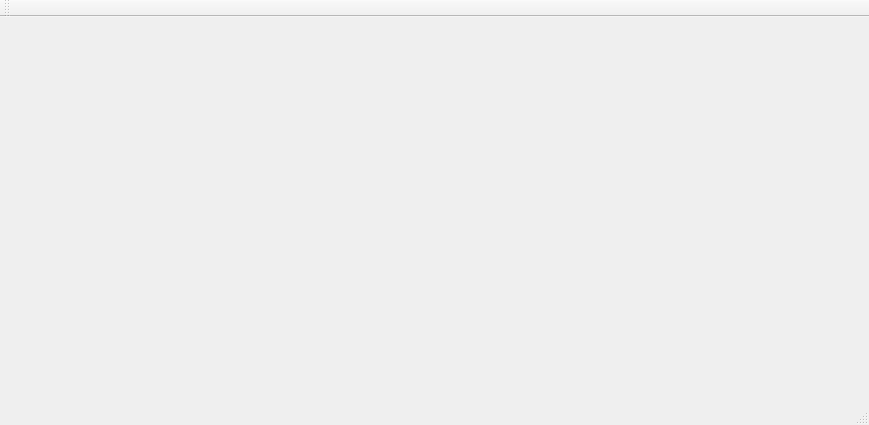
<?xml version="1.0" encoding="UTF-8"?>
<ui version="4.0">
 <class>MainWindow</class>
 <widget class="QMainWindow" name="MainWindow">
  <property name="geometry">
   <rect>
    <x>0</x>
    <y>0</y>
    <width>869</width>
    <height>425</height>
   </rect>
  </property>
  <property name="windowTitle">
   <string>MainWindow</string>
  </property>
  <widget class="QWidget" name="centralWidget">
   <widget class="TerminalGraphicsWidget" name="widget" native="true">
    <property name="geometry">
     <rect>
      <x>30</x>
      <y>10</y>
      <width>821</width>
      <height>251</height>
     </rect>
    </property>
   </widget>
  </widget>
  <widget class="QMenuBar" name="menuBar">
   <property name="geometry">
    <rect>
     <x>0</x>
     <y>0</y>
     <width>869</width>
     <height>22</height>
    </rect>
   </property>
  </widget>
  <widget class="QToolBar" name="mainToolBar">
   <attribute name="toolBarArea">
    <enum>TopToolBarArea</enum>
   </attribute>
   <attribute name="toolBarBreak">
    <bool>false</bool>
   </attribute>
  </widget>
  <widget class="QStatusBar" name="statusBar"/>
 </widget>
 <layoutdefault spacing="6" margin="11"/>
 <customwidgets>
  <customwidget>
   <class>TerminalGraphicsWidget</class>
   <extends>QWidget</extends>
   <header location="global">TerminalGraphicsWidget.h</header>
   <container>1</container>
  </customwidget>
 </customwidgets>
 <resources/>
 <connections/>
</ui>
